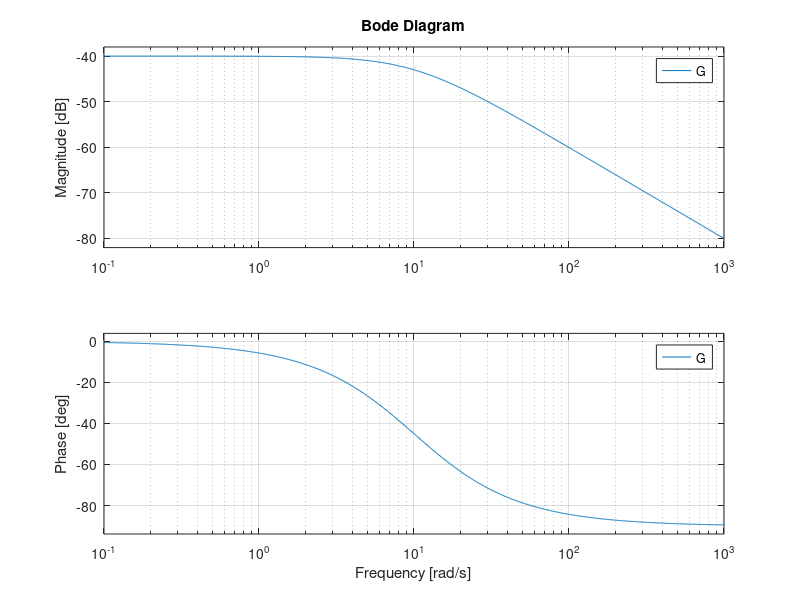

Source code (MATLAB): (Note: this script raises an error after producing the figure.)
%% Lecture
% 24/1/18
% Nilaan Gunabalachandran 20509203
% Alex Mitterhauser 20531736
% Bo Wang 20446175
% Group 17

clear all;
close all;

%%

s = tf('s');

G = 0.1/(s+10);
bode(G); % Verify |G(jw)| < 1

delta1 = 0.9;
alpha = 0.5;
delta2 = 0.9*alpha/(s+alpha);
T_d = 0.5;
delta3 = 0.9*exp(-s*T_d);

TF1 = feedback(G, delta1);
TF2 = feedback(G, delta2);
TF3 = feedback(G, delta3);

figure, step(TF1);
figure, step(TF2);
figure, step(TF3);

[num1, den1] = tfdata(TF1, 'v');
[num2, den2] = tfdata(TF2, 'v');

figure, nyquist1(num1, den1);
figure, nyquist1(num2, den2);




